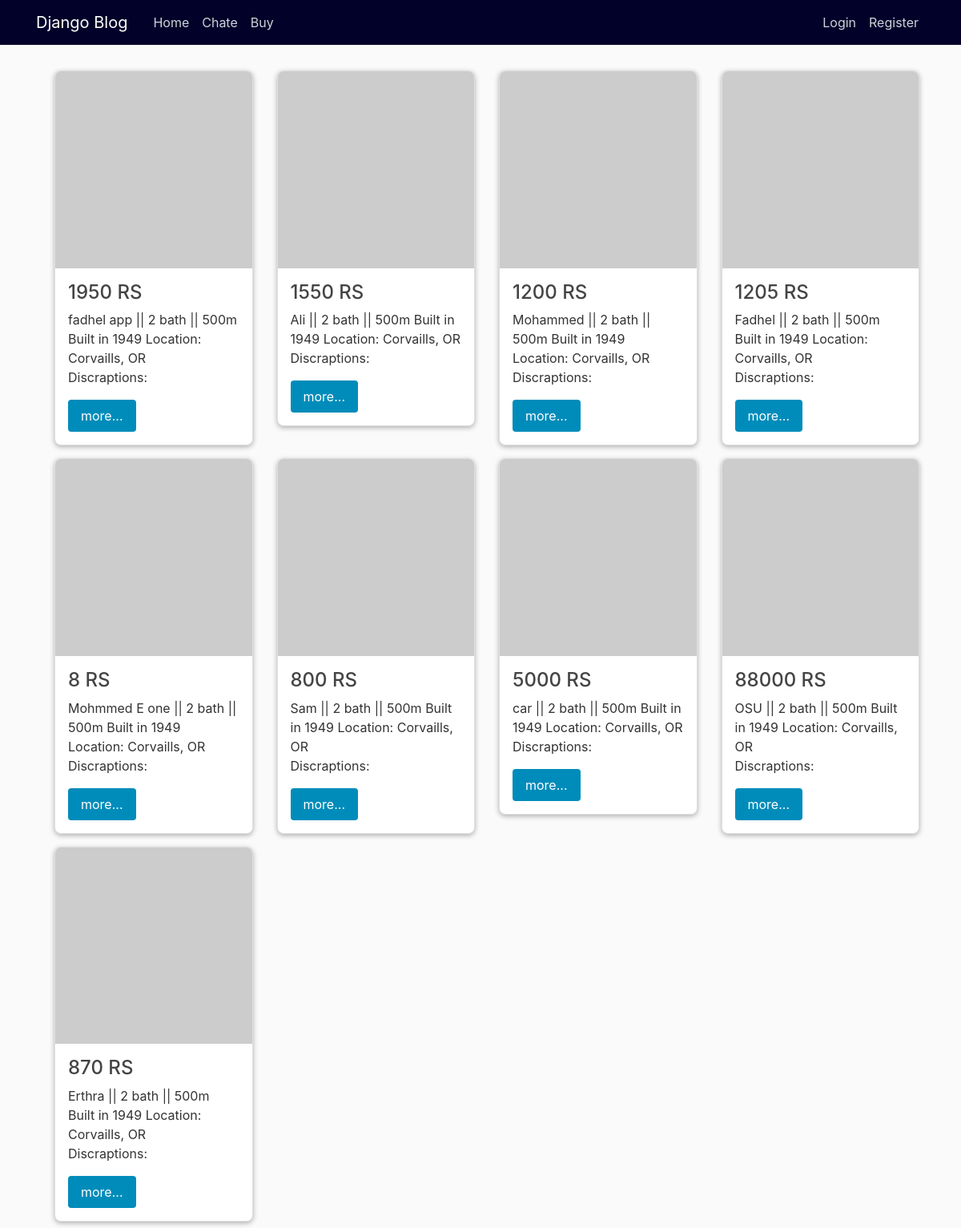
Page /add/ on the earlier database version.
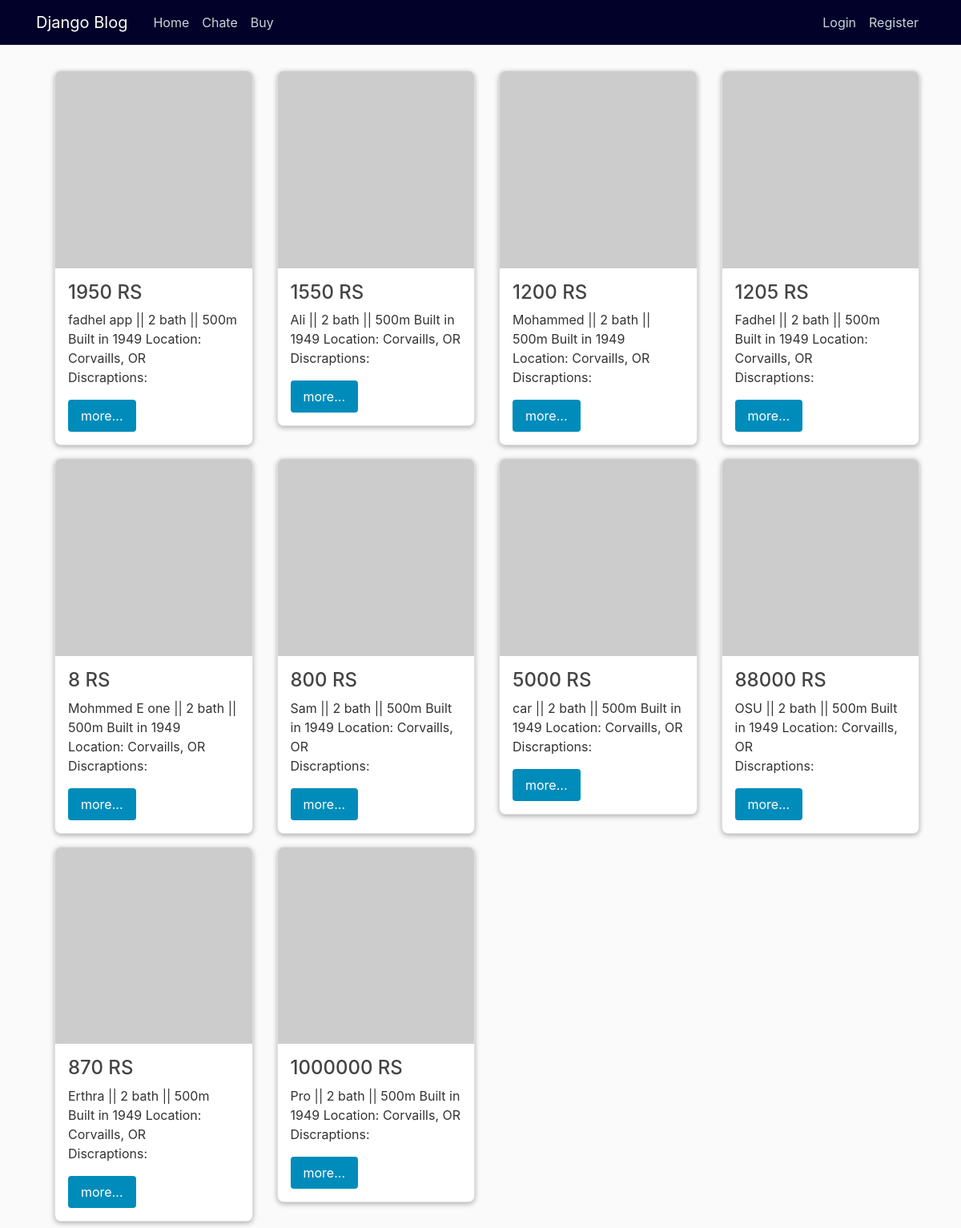
Same page on the later database version.
### buy_product/models.py (models this page shows, shortened)
class Addproduct2(models.Model):
    price = models.IntegerField(default=1, blank=True, null=True)
    name = models.CharField(max_length=50, unique=True)
    description = models.CharField(max_length=150)
    date_posted_product = models.DateTimeField(default=timezone.now)

### buy_product/views.py (the view)
# urls.py: path('add/', buy_views.fadhel, name= 'add'),
def fadhel(request):
    context = {
        'Addproduct2': Addproduct2.objects.all()
    }
    return render(request, 'buy_product/homebuy.html', context)

### buy_product/templates/buy_product/homebuy.html
{% extends "blog/base2.html" %}
{% block content %}
  <div class="container">
    <div class="row">
     {% for x in Addproduct2 %}
        <div class="col-md-3">
            <div class="card m-2">
              <img src="https://via.placeholder.com/150" alt="Placeholder Image">
                <div class="card-body">
                  <h3>{{ x.price }} RS</h3>
                  <a> {{ x.name }} || 2 bath || 500m</a>
                  <a>Built in 1949</a>
                  <a>Location: Corvaills, OR</a>
                  <P>Discraptions: </P>
                  <a href="#" class="button">more...</a>
                </div>
            </div>
          </div>
      {% endfor %}
    </div>
  </div>
{% endblock content %}

Differences in the rows shown:
added Addproduct2: price "1000000", name "Pro"
